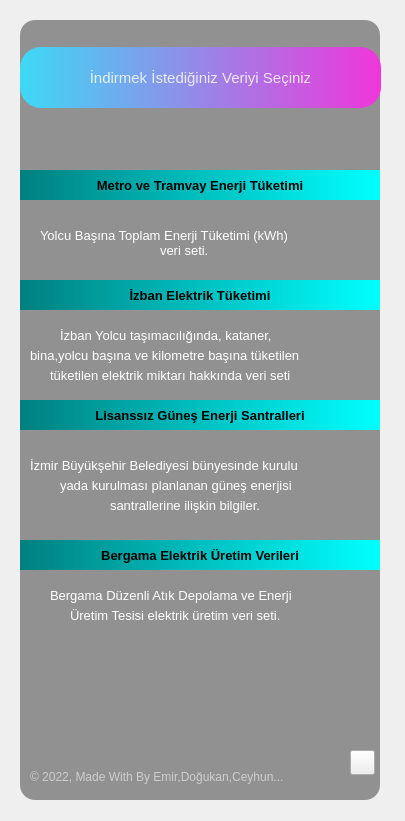
<?xml version="1.0" encoding="UTF-8"?>
<ui version="4.0">
 <class>Form</class>
 <widget class="QWidget" name="Form">
  <property name="geometry">
   <rect>
    <x>0</x>
    <y>0</y>
    <width>405</width>
    <height>821</height>
   </rect>
  </property>
  <property name="windowTitle">
   <string>Form</string>
  </property>
  <property name="styleSheet">
   <string notr="true"/>
  </property>
  <widget class="QLabel" name="label_2">
   <property name="geometry">
    <rect>
     <x>-20</x>
     <y>-10</y>
     <width>450</width>
     <height>867</height>
    </rect>
   </property>
   <property name="styleSheet">
    <string notr="true">border-radius:20px;
border-image: url(:/images/Images/background.png);</string>
   </property>
   <property name="text">
    <string/>
   </property>
  </widget>
  <widget class="QLabel" name="label_6">
   <property name="geometry">
    <rect>
     <x>20</x>
     <y>20</y>
     <width>360</width>
     <height>780</height>
    </rect>
   </property>
   <property name="maximumSize">
    <size>
     <width>1000</width>
     <height>1000</height>
    </size>
   </property>
   <property name="styleSheet">
    <string notr="true">background-color:rgba(0, 0, 0, 100);
border-radius:15px;</string>
   </property>
   <property name="text">
    <string/>
   </property>
  </widget>
  <widget class="QWidget" name="widget" native="true">
   <property name="geometry">
    <rect>
     <x>-20</x>
     <y>-30</y>
     <width>450</width>
     <height>900</height>
    </rect>
   </property>
   <property name="maximumSize">
    <size>
     <width>1000</width>
     <height>1000</height>
    </size>
   </property>
   <property name="styleSheet">
    <string notr="true">QPushButton#pushButton{	
	background-color: qlineargradient(spread:pad, x1:0, y1:0.505682, x2:1, y2:0.477, stop:0 rgba(20, 47, 78, 219), stop:1 rgba(85, 98, 112, 226));
	color:rgba(255, 255, 255, 210);
	border-radius:5px;
}
QPushButton#pushButton:hover{	
	background-color: qlineargradient(spread:pad, x1:0, y1:0.505682, x2:1, y2:0.477, stop:0 rgba(40, 67, 98, 219), stop:1 rgba(105, 118, 132, 226));
}
QPushButton#pushButton:pressed{	
	padding-left:5px;
	padding-top:5px;
	background-color:rgba(105, 118, 132, 200);
}

QPushButton#pushButton_2, #pushButton_3, #pushButton_4, #pushButton_5{	
	background-color: rgba(0, 0, 0, 0);
	color:rgba(85, 98, 112, 255);
}
QPushButton#pushButton_2:hover, #pushButton_3:hover, #pushButton_4:hover, #pushButton_5:hover{	
	color:rgba(155, 168, 182, 220);
}
QPushButton#pushButton_2:pressed, #pushButton_3:pressed, #pushButton_4:pressed, #pushButton_5:pressed{	
	padding-left:5px;
	padding-top:5px;
	color:rgba(115, 128, 142, 255);
}</string>
   </property>
   <widget class="QLabel" name="label_5">
    <property name="geometry">
     <rect>
      <x>50</x>
      <y>780</y>
      <width>281</width>
      <height>55</height>
     </rect>
    </property>
    <property name="font">
     <font>
      <family>Arial</family>
     </font>
    </property>
    <property name="styleSheet">
     <string notr="true">color:rgba(255, 255, 255, 140);</string>
    </property>
    <property name="text">
     <string>&lt;html&gt;&lt;head/&gt;&lt;body&gt;&lt;p&gt;© 2022, Made With By Emir,Doğukan,Ceyhun...&lt;/p&gt;&lt;/body&gt;&lt;/html&gt;</string>
    </property>
   </widget>
   <widget class="QLabel" name="label_7">
    <property name="geometry">
     <rect>
      <x>80</x>
      <y>350</y>
      <width>360</width>
      <height>30</height>
     </rect>
    </property>
    <property name="font">
     <font>
      <family>Arial</family>
      <pointsize>10</pointsize>
     </font>
    </property>
    <property name="styleSheet">
     <string notr="true">color:rgb(255,255,255)</string>
    </property>
    <property name="text">
     <string>İzban Yolcu taşımacılığında, kataner,</string>
    </property>
   </widget>
   <widget class="QPushButton" name="pushButton_2">
    <property name="geometry">
     <rect>
      <x>40</x>
      <y>200</y>
      <width>360</width>
      <height>30</height>
     </rect>
    </property>
    <property name="font">
     <font>
      <family>Microsoft YaHei UI</family>
      <pointsize>10</pointsize>
      <weight>75</weight>
      <italic>false</italic>
      <bold>true</bold>
     </font>
    </property>
    <property name="styleSheet">
     <string notr="true">font: 75 10pt &quot;Microsoft YaHei UI&quot;;
font-weight: bold;
color: darkgold;
background-color: qlineargradient(spread:pad, x1:0, y1:0, x2:1, y2:0, stop:0 rgb(0,128,128), stop:1 rgb(0, 255, 255));
border-style: solid;
border-radius:21px;</string>
    </property>
    <property name="text">
     <string>Metro ve Tramvay Enerji Tüketimi</string>
    </property>
   </widget>
   <widget class="QPushButton" name="pushButton_3">
    <property name="geometry">
     <rect>
      <x>40</x>
      <y>310</y>
      <width>360</width>
      <height>30</height>
     </rect>
    </property>
    <property name="font">
     <font>
      <family>Microsoft YaHei UI</family>
      <pointsize>10</pointsize>
      <weight>75</weight>
      <italic>false</italic>
      <bold>true</bold>
     </font>
    </property>
    <property name="styleSheet">
     <string notr="true">font: 75 10pt &quot;Microsoft YaHei UI&quot;;
font-weight: bold;
color: darkgold;
background-color: qlineargradient(spread:pad, x1:0, y1:0, x2:1, y2:0, stop:0 rgb(0,128,128), stop:1 rgb(0, 255, 255));
border-style: solid;
border-radius:21px;</string>
    </property>
    <property name="text">
     <string>İzban Elektrik Tüketimi</string>
    </property>
   </widget>
   <widget class="QPushButton" name="pushButton_4">
    <property name="geometry">
     <rect>
      <x>40</x>
      <y>430</y>
      <width>360</width>
      <height>30</height>
     </rect>
    </property>
    <property name="font">
     <font>
      <family>Microsoft YaHei UI</family>
      <pointsize>10</pointsize>
      <weight>75</weight>
      <italic>false</italic>
      <bold>true</bold>
     </font>
    </property>
    <property name="styleSheet">
     <string notr="true">font: 75 10pt &quot;Microsoft YaHei UI&quot;;
font-weight: bold;
color: darkgold;
background-color: qlineargradient(spread:pad, x1:0, y1:0, x2:1, y2:0, stop:0 rgb(0,128,128), stop:1 rgb(0, 255, 255));
border-style: solid;
border-radius:21px;
</string>
    </property>
    <property name="text">
     <string>Lisanssız Güneş Enerji Santralleri</string>
    </property>
   </widget>
   <widget class="QLabel" name="label_8">
    <property name="geometry">
     <rect>
      <x>50</x>
      <y>480</y>
      <width>360</width>
      <height>30</height>
     </rect>
    </property>
    <property name="font">
     <font>
      <family>Arial</family>
      <pointsize>10</pointsize>
     </font>
    </property>
    <property name="styleSheet">
     <string notr="true">color:rgb(255,255,255)</string>
    </property>
    <property name="text">
     <string>İzmir Büyükşehir Belediyesi bünyesinde kurulu</string>
    </property>
   </widget>
   <widget class="QPushButton" name="pushButton_5">
    <property name="geometry">
     <rect>
      <x>40</x>
      <y>570</y>
      <width>360</width>
      <height>30</height>
     </rect>
    </property>
    <property name="font">
     <font>
      <family>Microsoft YaHei UI</family>
      <pointsize>10</pointsize>
      <weight>75</weight>
      <italic>false</italic>
      <bold>true</bold>
     </font>
    </property>
    <property name="styleSheet">
     <string notr="true">font: 75 10pt &quot;Microsoft YaHei UI&quot;;
font-weight: bold;
color: darkgold;
background-color: qlineargradient(spread:pad, x1:0, y1:0, x2:1, y2:0, stop:0 rgb(0,128,128), stop:1 rgb(0, 255, 255));
border-style: solid;
border-radius:21px;</string>
    </property>
    <property name="text">
     <string>Bergama Elektrik Üretim Verileri</string>
    </property>
   </widget>
   <widget class="QLabel" name="label_11">
    <property name="geometry">
     <rect>
      <x>70</x>
      <y>610</y>
      <width>360</width>
      <height>30</height>
     </rect>
    </property>
    <property name="font">
     <font>
      <family>Arial</family>
      <pointsize>10</pointsize>
     </font>
    </property>
    <property name="styleSheet">
     <string notr="true">color:rgb(255,255,255)</string>
    </property>
    <property name="text">
     <string>Bergama Düzenli Atık Depolama ve Enerji</string>
    </property>
   </widget>
   <widget class="QPushButton" name="pushButton">
    <property name="geometry">
     <rect>
      <x>40</x>
      <y>77</y>
      <width>361</width>
      <height>61</height>
     </rect>
    </property>
    <property name="font">
     <font>
      <pointsize>11</pointsize>
     </font>
    </property>
    <property name="styleSheet">
     <string notr="true">background-color: qlineargradient(spread:pad, x1:0, y1:0, x2:1, y2:0, stop:0 rgb(61, 217, 245), stop:1 rgb(240, 53, 218));border-radius:21px;

</string>
    </property>
    <property name="text">
     <string>İndirmek İstediğiniz Veriyi Seçiniz</string>
    </property>
   </widget>
   <widget class="QPushButton" name="btn_geri">
    <property name="geometry">
     <rect>
      <x>370</x>
      <y>780</y>
      <width>25</width>
      <height>25</height>
     </rect>
    </property>
    <property name="font">
     <font>
      <pointsize>11</pointsize>
      <weight>50</weight>
      <bold>false</bold>
      <underline>false</underline>
     </font>
    </property>
    <property name="styleSheet">
     <string notr="true">color:rgb(0,0,0)
</string>
    </property>
    <property name="text">
     <string/>
    </property>
    <property name="icon">
     <iconset>
      <normaloff>Images/geri.png</normaloff>Images/geri.png</iconset>
    </property>
   </widget>
   <widget class="QLabel" name="label_4">
    <property name="geometry">
     <rect>
      <x>50</x>
      <y>370</y>
      <width>360</width>
      <height>30</height>
     </rect>
    </property>
    <property name="font">
     <font>
      <family>Arial</family>
      <pointsize>10</pointsize>
     </font>
    </property>
    <property name="styleSheet">
     <string notr="true">color:rgb(255,255,255)</string>
    </property>
    <property name="text">
     <string>bina,yolcu başına ve kilometre başına tüketilen</string>
    </property>
   </widget>
   <widget class="QLabel" name="label_12">
    <property name="geometry">
     <rect>
      <x>90</x>
      <y>630</y>
      <width>360</width>
      <height>30</height>
     </rect>
    </property>
    <property name="font">
     <font>
      <family>Arial</family>
      <pointsize>10</pointsize>
     </font>
    </property>
    <property name="styleSheet">
     <string notr="true">color:rgb(255,255,255)</string>
    </property>
    <property name="text">
     <string>Üretim Tesisi elektrik üretim veri seti.</string>
    </property>
   </widget>
   <widget class="QLabel" name="label_9">
    <property name="geometry">
     <rect>
      <x>80</x>
      <y>500</y>
      <width>360</width>
      <height>30</height>
     </rect>
    </property>
    <property name="font">
     <font>
      <family>Arial</family>
      <pointsize>10</pointsize>
     </font>
    </property>
    <property name="styleSheet">
     <string notr="true">color:rgb(255,255,255)</string>
    </property>
    <property name="text">
     <string>yada kurulması planlanan güneş enerjisi</string>
    </property>
   </widget>
   <widget class="QLabel" name="label_10">
    <property name="geometry">
     <rect>
      <x>130</x>
      <y>520</y>
      <width>360</width>
      <height>30</height>
     </rect>
    </property>
    <property name="font">
     <font>
      <family>Arial</family>
      <pointsize>10</pointsize>
     </font>
    </property>
    <property name="styleSheet">
     <string notr="true">color:rgb(255,255,255)</string>
    </property>
    <property name="text">
     <string>santrallerine ilişkin bilgiler.</string>
    </property>
   </widget>
   <widget class="QLabel" name="label_13">
    <property name="geometry">
     <rect>
      <x>70</x>
      <y>390</y>
      <width>360</width>
      <height>30</height>
     </rect>
    </property>
    <property name="font">
     <font>
      <family>Arial</family>
      <pointsize>10</pointsize>
     </font>
    </property>
    <property name="styleSheet">
     <string notr="true">color:rgb(255,255,255)</string>
    </property>
    <property name="text">
     <string>tüketilen elektrik miktarı hakkında veri seti</string>
    </property>
   </widget>
   <widget class="QLabel" name="label_15">
    <property name="geometry">
     <rect>
      <x>60</x>
      <y>250</y>
      <width>360</width>
      <height>30</height>
     </rect>
    </property>
    <property name="font">
     <font>
      <family>Arial</family>
      <pointsize>10</pointsize>
     </font>
    </property>
    <property name="styleSheet">
     <string notr="true">color:rgb(255,255,255)</string>
    </property>
    <property name="text">
     <string>Yolcu Başına Toplam Enerji Tüketimi (kWh)</string>
    </property>
   </widget>
   <widget class="QLabel" name="label_16">
    <property name="geometry">
     <rect>
      <x>180</x>
      <y>270</y>
      <width>191</width>
      <height>21</height>
     </rect>
    </property>
    <property name="font">
     <font>
      <family>Arial</family>
      <pointsize>10</pointsize>
     </font>
    </property>
    <property name="styleSheet">
     <string notr="true">color:rgb(255,255,255)</string>
    </property>
    <property name="text">
     <string>veri seti.</string>
    </property>
   </widget>
  </widget>
 </widget>
 <resources>
  <include location="res.qrc"/>
 </resources>
 <connections/>
</ui>
